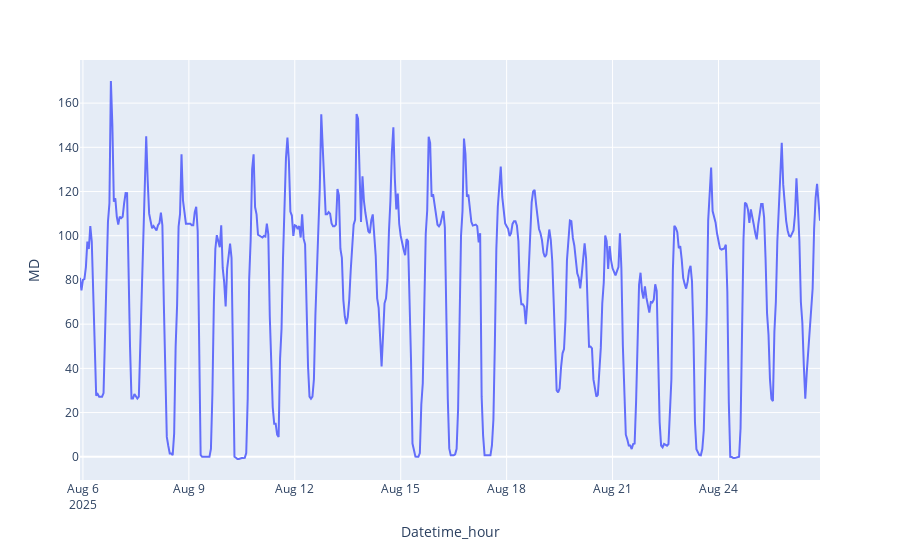

Source (notebook cell):
### Markdown cell above
Visualizamos la forma de la función target para las últimas 2 semanas

### Code cell
px.line(data_df.iloc[-3*24*7:], x='Datetime_hour', y='MD')

### Figure 1 — Plotly figure (JSON) as saved in the notebook; plotly's stock layout.template omitted (floating-point values rounded to 4 significant figures; data arrays with more than 128 entries replaced by an {"elided": "..."} marker saying what was removed)
{"data": [{"hovertemplate": "Datetime_hour=%{x}<br>MD=%{y}<extra></extra>", "legendgroup": "", "line": {"color": "#636efa", "dash": "solid"}, "marker": {"symbol": "circle"}, "mode": "lines", "name": "", "orientation": "v", "showlegend": false, "type": "scatter", "x": {"elided": "504 str values"}, "xaxis": "x", "y": {"elided": "504 float values"}, "yaxis": "y"}], "layout": {"legend": {"tracegroupgap": 0}, "margin": {"t": 60}, "xaxis": {"anchor": "y", "domain": [0, 1], "title": {"text": "Datetime_hour"}}, "yaxis": {"anchor": "x", "domain": [0, 1], "title": {"text": "MD"}}}}
